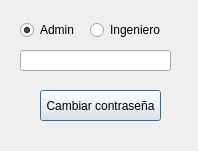
<?xml version="1.0" encoding="UTF-8"?>
<ui version="4.0">
 <class>C_pass</class>
 <widget class="QDialog" name="C_pass">
  <property name="geometry">
   <rect>
    <x>0</x>
    <y>0</y>
    <width>198</width>
    <height>151</height>
   </rect>
  </property>
  <property name="windowTitle">
   <string>Dialog</string>
  </property>
  <widget class="QRadioButton" name="radioButton">
   <property name="geometry">
    <rect>
     <x>20</x>
     <y>20</y>
     <width>61</width>
     <height>20</height>
    </rect>
   </property>
   <property name="text">
    <string>Admin</string>
   </property>
   <property name="checked">
    <bool>true</bool>
   </property>
  </widget>
  <widget class="QRadioButton" name="radioButton_2">
   <property name="geometry">
    <rect>
     <x>90</x>
     <y>20</y>
     <width>71</width>
     <height>20</height>
    </rect>
   </property>
   <property name="text">
    <string>Ingeniero</string>
   </property>
  </widget>
  <widget class="QLineEdit" name="lineEdit">
   <property name="geometry">
    <rect>
     <x>20</x>
     <y>50</y>
     <width>151</width>
     <height>21</height>
    </rect>
   </property>
  </widget>
  <widget class="QPushButton" name="pushButton_2">
   <property name="geometry">
    <rect>
     <x>40</x>
     <y>90</y>
     <width>121</width>
     <height>31</height>
    </rect>
   </property>
   <property name="text">
    <string>Cambiar contraseña</string>
   </property>
  </widget>
 </widget>
 <resources/>
 <connections/>
</ui>
